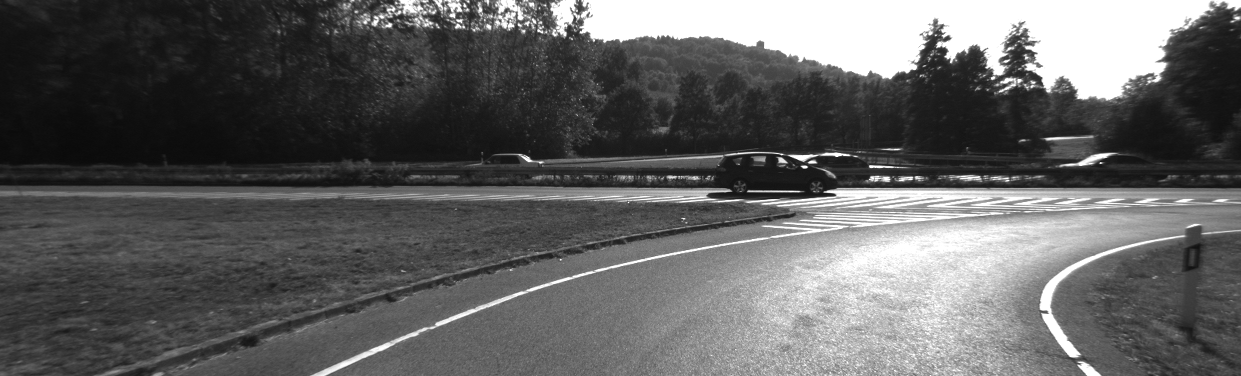
#> input picture KITTI_sequence_2/image_l/000000.png, 1241 x 376 px; its folder holds 4 pictures in this run
$ python main.py
#> lines starting #> are read from the running program, lines starting #| are printed output that depends on the picture
import numpy as np
import cv2
from pathlib import Path
import matplotlib.pyplot as plt
from tqdm import tqdm
from bokeh.io import output_file, show
from bokeh.plotting import figure, ColumnDataSource
from bokeh.layouts import layout
from bokeh.models import Div


# dir_path = Path(r'NTSD-complete-v1.0.1\NewTsukubaStereoDataset\illumination\lamps')
dir_path = Path(r'KITTI_sequence_2\image_l')
left_imgs = [file for file in dir_path.iterdir() if file.is_file() and file.name.startswith('L')]


class MonocularOdometry():
    def __init__(self, directory) -> None:
        self.K = self._form_cam_matrix()
        self.images = self._load_images(directory)
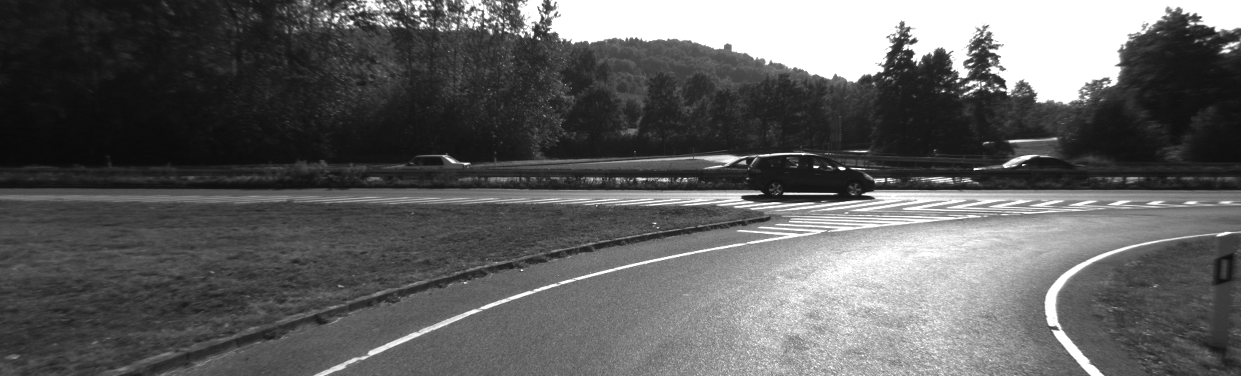
#> input picture KITTI_sequence_2/image_l/000001.png, 1241 x 376 px
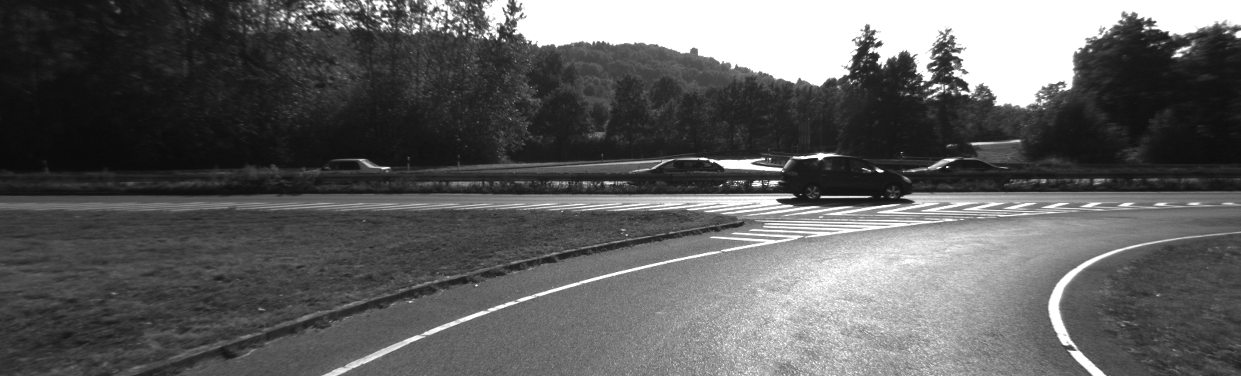
#> input picture KITTI_sequence_2/image_l/000002.png, 1241 x 376 px
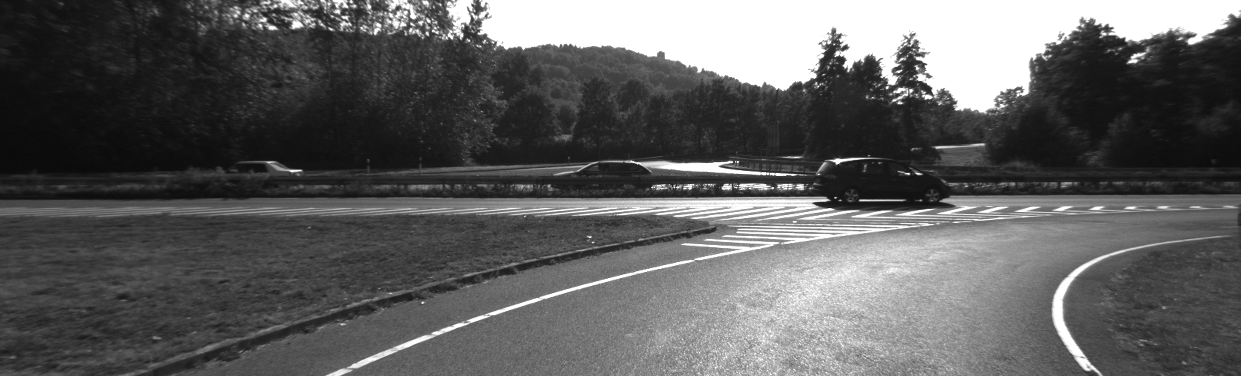
#> input picture KITTI_sequence_2/image_l/000003.png, 1241 x 376 px
#> self.images = 4 items
        self.P = np.matmul(self.K, np.array([[1, 0, 0, 0], [0, 1, 0, 0], [0, 0, 1, 0]]))

        self.main()
#> the loop in main, `for i, img in enumerate(tqdm(self.images, unit="pose")):` made 4 passes
#> matches in get_features on passes 2 to 4: 2710 matches, 2723 matches, 2740 matches
#> cur_pose on pass 1: [[1, 0, 0, 0], [0, 1, 0, 0], [0, 0, 1, 0], [0, 0, 0, 1]]
#> pass 2, in get_features, `img_matches = cv2.drawMatches( self.images[i - 1], keypoints1, self.im..`:
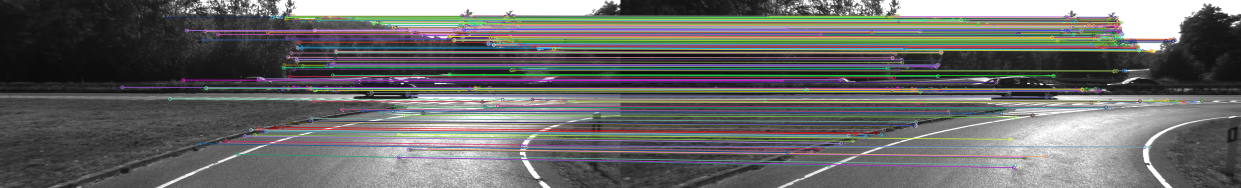
#> img_matches: shape (376, 2482, 3) (shown at 1/2 size); mean of channels 0, 1, 2 104.4, 105.6, 105.1; drawn as B, G, R
#> pass 3, in get_features (call 2), `img_matches = cv2.drawMatches( self.images[i - 1], keypoints1, self.im..`:
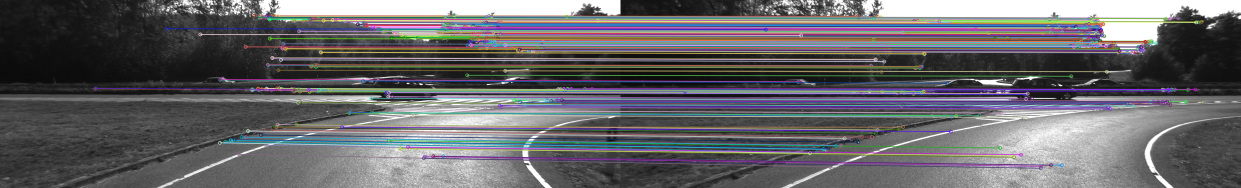
#> img_matches: shape (376, 2482, 3) (shown at 1/2 size); mean of channels 0, 1, 2 105.3, 101.7, 102.8; drawn as B, G, R
#> after the loop in main, `for i, img in enumerate(tqdm(self.images, unit="pose")):`: estimated_path = [(0, 0), (0.424, 0.905), (0.242, 1.88), (0.208, 2.88)]


    @staticmethod
    def _load_images(directory):
        """
        Load grayscale images from the specified directory.

        Parameters
        ----------
        directory : pathlib.Path
            The directory containing the images.

        Returns
        -------
        list
            A list of grayscale images.
        """
        # img_paths = [file for file in directory.iterdir() if file.is_file() and file.name.startswith('L')]
        img_paths = [file for file in directory.iterdir() if file.is_file()]
        print(img_paths[-1])

        return [cv2.imread(str(path), cv2.IMREAD_GRAYSCALE) for path in img_paths]


    @staticmethod
    def _form_cam_matrix():
        """
        Form the camera matrix based on focal length, principal point, and image size.

        Returns
        -------
        np.ndarray
            The camera matrix.
        """
        focal_length = [615, 615]
        principal_point = [320, 240]
        image_size = (480, 640)

        camera_matrix = np.array([[focal_length[0], 0, principal_point[0]],
                                  [0, focal_length[1], principal_point[1]],
                                  [0, 0, 1]], dtype=np.float32)

        return camera_matrix


    @staticmethod
    def _transf_matrix(R, t):
        """
        Makes a transformation matrix from the given rotation matrix and translation vector

        Parameters
        ----------
        R (ndarray): The rotation matrix
        t (list): The translation vector

        Returns
        -------
        T (ndarray): The transformation matrix
        """
        T = np.eye(4, dtype=np.float64)
        T[:3, :3] = R
        T[:3, 3] = t
        return T


    def get_features(self, i, plot=False):
        """
        This function detects and computes keypoints and descriptors from the i-1'th and i'th image using ORB.

        Parameters
        ----------
        i (int): The current frame
        plot (bool): Whether to plot the matches

        Returns
        -------
        q1 (ndarray): The good keypoints matches position in i-1'th image
        q2 (ndarray): The good keypoints matches position in i'th image
        """

        orb = cv2.ORB_create(3000)
        index_params = dict(algorithm=6, table_number=6, key_size=12, multi_probe_level=1)
        search_params = dict(checks=50)
        flann = cv2.FlannBasedMatcher(indexParams=index_params, searchParams=search_params)

        keypoints1, descriptors1 = orb.detectAndCompute(self.images[i - 1], None)

        keypoints2, descriptors2 = orb.detectAndCompute(self.images[i], None)

        matches = flann.knnMatch(descriptors1, descriptors2, k=2)

        good = []
        for m, n in matches:
            if m.distance < 0.60 * n.distance:
                good.append(m)

        q1 = np.float32([keypoints1[m.queryIdx].pt for m in good])
        q2 = np.float32([keypoints2[m.trainIdx].pt for m in good])

        if plot:
            img_matches = cv2.drawMatches(
                self.images[i - 1], keypoints1,
                self.images[i], keypoints2,
                good, None, flags=cv2.DrawMatchesFlags_NOT_DRAW_SINGLE_POINTS
            )

            cv2.imshow('Matches', img_matches)
            cv2.waitKey(1)

        return q1, q2


    def get_pose(self, feat_0, feat_1):
        """
        Estimate the pose (rotation and translation) between two sets of feature points.

        Parameters
        ----------
        feat_0 : np.ndarray
            Feature points in the first image.
        feat_1 : np.ndarray
            Feature points in the second image.

        Returns
        -------
        tuple
            A tuple containing the rotation matrix (R) and translation vector (t).
        """

        Essential, mask = cv2.findEssentialMat(feat_0, feat_1, self.K)
        R, t = self.decomp_essential_mat(Essential, feat_0, feat_1)

        return self._transf_matrix(R,t)


    def decomp_essential_mat(self, E, q1, q2):
        """"
        Decompose the Essential matrix

        Parameters
        ----------
        E (ndarray): Essential matrix
        q1 (ndarray): The good keypoints matches position in i-1'th image
        q2 (ndarray): The good keypoints matches position in i'th image

        Returns
        -------
        right_pair (list): Contains the rotation matrix and translation vector
        """


        R1, R2, t = cv2.decomposeEssentialMat(E)
        T1 = self._transf_matrix(R1,np.ndarray.flatten(t))
        T2 = self._transf_matrix(R2,np.ndarray.flatten(t))
        T3 = self._transf_matrix(R1,np.ndarray.flatten(-t))
        T4 = self._transf_matrix(R2,np.ndarray.flatten(-t))
        transformations = [T1, T2, T3, T4]


        K = np.concatenate((self.K, np.zeros((3,1)) ), axis = 1)


        projections = [K @ T1, K @ T2, K @ T3, K @ T4]

        np.set_printoptions(suppress=True)

        positives = []
        for P, T in zip(projections, transformations):
            hom_Q1 = cv2.triangulatePoints(self.P, P, q1.T, q2.T)
            hom_Q2 = T @ hom_Q1

            Q1 = hom_Q1[:3, :] / hom_Q1[3, :]
            Q2 = hom_Q2[:3, :] / hom_Q2[3, :]

            total_sum = sum(Q2[2, :] > 0) + sum(Q1[2, :] > 0)
            relative_scale = np.mean(np.linalg.norm(Q1.T[:-1] - Q1.T[1:], axis=-1)/
                                     np.linalg.norm(Q2.T[:-1] - Q2.T[1:], axis=-1))
            positives.append(total_sum + relative_scale)

        max = np.argmax(positives)
        if (max == 2):

            return R1, np.ndarray.flatten(-t)
        elif (max == 3):

            return R2, np.ndarray.flatten(-t)
        elif (max == 0):

            return R1, np.ndarray.flatten(t)
        elif (max == 1):

            return R2, np.ndarray.flatten(t)


    def visualize_paths(self, pred_path, html_tile="", title="VO exercises", file_out="plot.html"):
        """
        Visualize the predicted path in 2D.

        Parameters
        ----------
        pred_path : np.ndarray
            Array containing the predicted path.
        html_tile : str, optional
            Title for the HTML output, by default "".
        title : str, optional
            Title for the visualization, by default "VO exercises".
        file_out : str, optional
            Output file name for the plot, by default "plot.html".
        """

        output_file(file_out, title=html_tile)
        pred_path = np.array(pred_path)

        tools = "pan,wheel_zoom,box_zoom,box_select,lasso_select,reset"

        pred_x, pred_z = pred_path.T
        source = ColumnDataSource(data=dict(px=pred_path[:, 0], pz=pred_path[:, 1]))

        fig = figure(title="Predicted Path (2D)", tools=tools, match_aspect=True, width_policy="max", toolbar_location="above",
                    x_axis_label="x", y_axis_label="z", height=500, width=800,
                    output_backend="webgl")

        fig.line("px", "pz", source=source, line_width=2, line_color="green", legend_label="Pred")
        fig.circle("px", "pz", source=source, size=8, color="green", legend_label="Pred")

        show(layout([Div(text=f"<h1>{title}</h1>"),
                    [fig],
                    ], sizing_mode='scale_width'))


    def main(self):
        """
        Main function for visual odometry.
        """
        estimated_path = []
        cur_pose = np.eye(4)

        fig = plt.figure()
        ax = fig.add_subplot(111)

        ax.scatter(0, 0, marker='o', c='r', label='Origin')
        for i, img in enumerate(tqdm(self.images, unit="pose")):
            if i == 0:
                cur_pose = np.eye(4)

            else:
                try:
                    q1, q2 = self.get_features(i, True)
                    transf = self.get_pose(q1, q2)
                    cur_pose = np.matmul(cur_pose, np.linalg.inv(transf))
                except (cv2.error, ValueError) as e:
                    print(f"Error in processing frame {i}: {e}")
                    continue
            estimated_path.append((cur_pose[0, 3], cur_pose[2, 3]))

        self.visualize_paths(estimated_path, "Visual Odometry")
#> in visualize_paths, `pred_path = np.array(pred_path)`: pred_path = [[0, 0], [0.424, 0.905], [0.242, 1.88], [0.208, 2.88]]
#> in visualize_paths, `pred_x, pred_z = pred_path.T`: pred_x = [0, 0.424, 0.242, 0.208]; pred_z = [0, 0.905, 1.88, 2.88]

if __name__ == '__main__':
    MonocularOdometry(dir_path)
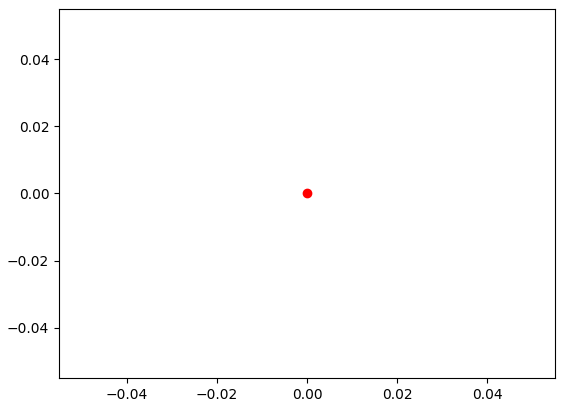
#> figure drawn by matplotlib, 1 panel
